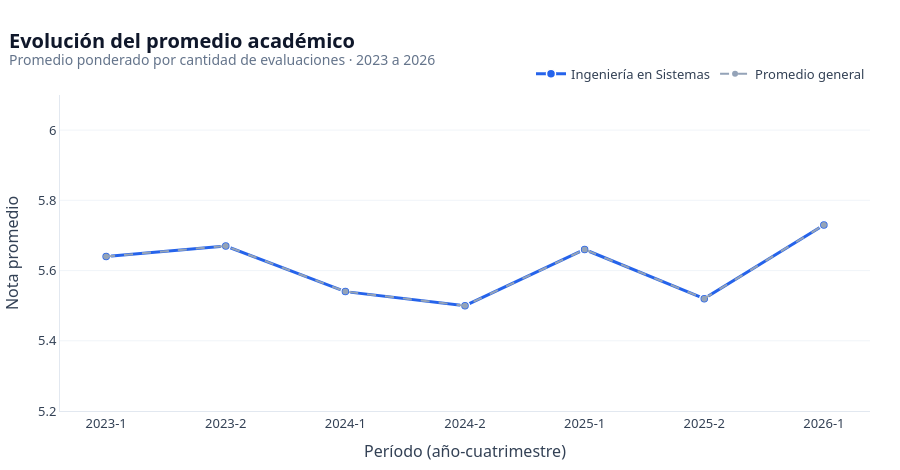

The cell this chart's notebook holds for it:
### Markdown cell above
### 4.2 · Evolución del promedio académico

### Code cell
def promedio_ponderado(df, grupo):
    base = df.assign(peso=lambda d: d["promedio_cuatrimestral"] * d["evaluaciones"])
    out = base.groupby(grupo, as_index=False).agg(
        promedio=("peso", "sum"), evaluaciones=("evaluaciones", "sum")
    )
    out["promedio"] = (out["promedio"] / out["evaluaciones"]).round(2)
    return out


df_linea = promedio_ponderado(df_evolucion, ["periodo_inscripcion", "nombre_carrera"])
df_global = promedio_ponderado(df_evolucion, "periodo_inscripcion")

fig2 = px.line(
    df_linea,
    x="periodo_inscripcion",
    y="promedio",
    color="nombre_carrera",
    markers=True,
    color_discrete_map=COLOR_CARRERA,
    labels={
        "periodo_inscripcion": "Período (año-cuatrimestre)",
        "promedio": "Nota promedio",
        "nombre_carrera": "Carrera",
    },
)
fig2.update_traces(
    line=dict(width=3),
    marker=dict(size=9, line=dict(color="white", width=1.5)),
    hovertemplate="<b>%{fullData.name}</b><br>%{x}: %{y:.2f}<extra></extra>",
)
fig2.add_scatter(
    x=df_global["periodo_inscripcion"],
    y=df_global["promedio"],
    mode="lines+markers",
    name="Promedio general",
    line=dict(color="#94A3B8", dash="dash", width=2),
    marker=dict(size=6, color="#94A3B8"),
    hovertemplate="<b>Promedio general</b><br>%{x}: %{y:.2f}<extra></extra>",
)
estilo_fig(
    fig2,
    "Evolución del promedio académico",
    "Promedio ponderado por cantidad de evaluaciones · 2023 a 2026",
    height=470,
)
fig2.update_xaxes(type="category")
lo, hi = df_linea["promedio"].min(), df_linea["promedio"].max()
fig2.update_yaxes(range=[round(lo - 0.35, 1), round(hi + 0.35, 1)], title="Nota promedio")
fig2.show()

### Figure 1 — Plotly figure (JSON) as saved in the notebook; plotly's stock layout.template omitted (floating-point values rounded to 4 significant figures)
{"data": [{"hovertemplate": "<b>%{fullData.name}</b><br>%{x}: %{y:.2f}<extra></extra>", "legendgroup": "Ingeniería en Sistemas", "line": {"color": "#2563EB", "dash": "solid", "width": 3}, "marker": {"line": {"color": "white", "width": 1.5}, "size": 9, "symbol": "circle"}, "mode": "lines+markers", "name": "Ingeniería en Sistemas", "orientation": "v", "showlegend": true, "type": "scatter", "x": ["2023-1", "2023-2", "2024-1", "2024-2", "2025-1", "2025-2", "2026-1"], "xaxis": "x", "y": [5.64, 5.67, 5.54, 5.5, 5.66, 5.52, 5.73], "yaxis": "y"}, {"hovertemplate": "<b>Promedio general</b><br>%{x}: %{y:.2f}<extra></extra>", "line": {"color": "#94A3B8", "dash": "dash", "width": 2}, "marker": {"color": "#94A3B8", "size": 6}, "mode": "lines+markers", "name": "Promedio general", "type": "scatter", "x": ["2023-1", "2023-2", "2024-1", "2024-2", "2025-1", "2025-2", "2026-1"], "y": [5.64, 5.67, 5.54, 5.5, 5.66, 5.52, 5.73]}], "layout": {"font": {"color": "#334155", "family": "Segoe UI, Arial, sans-serif", "size": 13}, "height": 470, "hoverlabel": {"bgcolor": "white", "font": {"family": "Segoe UI, Arial", "size": 12}}, "legend": {"orientation": "h", "title": {"text": ""}, "tracegroupgap": 0, "traceorder": "normal", "x": 1, "xanchor": "right", "y": 1.02, "yanchor": "bottom"}, "margin": {"b": 45, "l": 20, "r": 30, "t": 95}, "paper_bgcolor": "white", "plot_bgcolor": "white", "title": {"font": {"color": "#0F172A", "size": 20}, "text": "<b>Evolución del promedio académico</b><br><sup style='color:#64748B'>Promedio ponderado por cantidad de evaluaciones · 2023 a 2026</sup>", "x": 0.01, "xanchor": "left"}, "xaxis": {"anchor": "y", "domain": [0, 1], "gridcolor": "#F1F5F9", "linecolor": "#E2E8F0", "showgrid": false, "title": {"text": "Período (año-cuatrimestre)"}, "type": "category"}, "yaxis": {"anchor": "x", "domain": [0, 1], "gridcolor": "#F1F5F9", "linecolor": "#E2E8F0", "range": [5.2, 6.1], "showgrid": true, "title": {"text": "Nota promedio"}, "zeroline": false}}}
